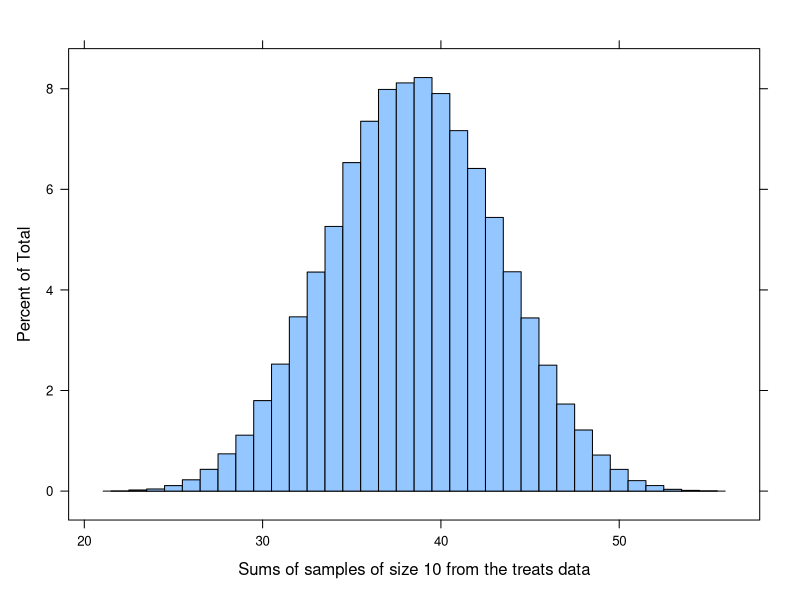
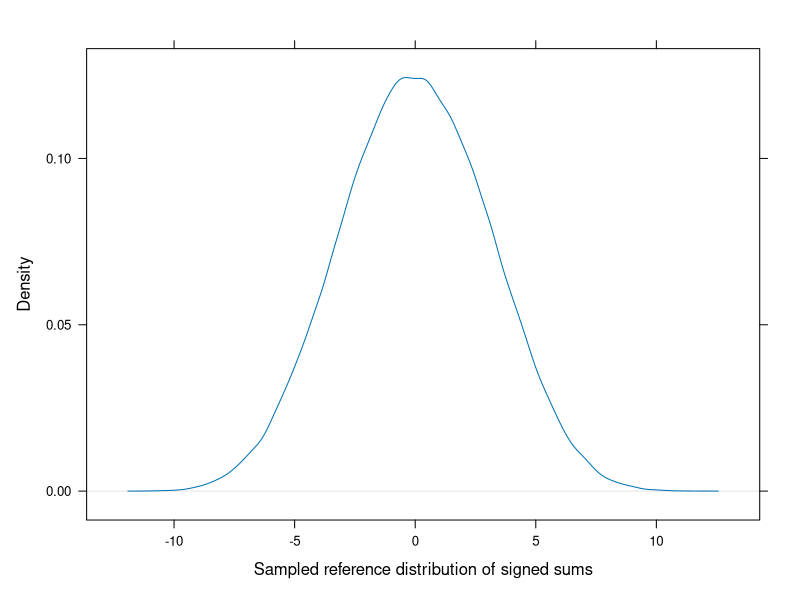

Reproduce these figures in R, in order.
## ---- chunk 1
library(lattice)
library(knitr)
library(lme4)
## ---- chunk 2
treats <- c(4,3,5,0,5,4,5,6,1,7,6,3,7,1,3,6,3,5,1,2)
tuna <- c(2,3,4,6,10,12,14,17,19,20)
sum(treats[tuna])
## ---- chunk 3
set.seed(1234321)
system.time(samp <- replicate(100000L,sum(sample(treats,10L))))
## ---- chunk 4
br <- seq(min(samp)-0.5,max(samp)+0.5,by=1.0)
histogram(~samp, xlab="Sums of samples of size 10 from the treats data",
        breaks=br)
## ---- chunk 5
sum(samp <= 29)/length(samp)
samp1 <- replicate(100000L,sum(sample(treats,10L)))
sum(samp1 <= 29)/length(samp)
## ---- chunk 6
Secchi <- within(
    data.frame(d80=c(2.11,1.79,2.71,1.89,1.69,1.71,2.01,1.36,
                     2.08,1.10,1.29,2.11,2.47,1.67,1.78,
                     1.68,1.47,1.67,2.31,1.76,1.58,2.55),
               d90=c(3.67,1.72,3.46,2.60,2.03,2.10,3.01,1.82,
                     2.64,2.23,1.39,2.08,2.92,1.90,2.44,
                     2.23,2.43,1.91,3.06,2.26,1.48,2.35)),
    diff <- d90 - d80)
str(Secchi)
## ---- chunk 7
ns <- 100000L
system.time(refsamp <- 
    colSums(Secchi$diff*matrix(c(-1,1)[1+(runif(22*ns)>0.5)],nrow=22)))
## ---- chunk 8
densityplot(~refsamp,xlab="Sampled reference distribution of signed sums",plot.points=FALSE,ref=TRUE)
## ---- chunk 9
str(InstEval)
## ---- chunk 10
system.time(fm1 <- lmer(y ~ dept*service+(1|s)+(1|d),InstEval,REML=FALSE))
VarCorr(fm1)
